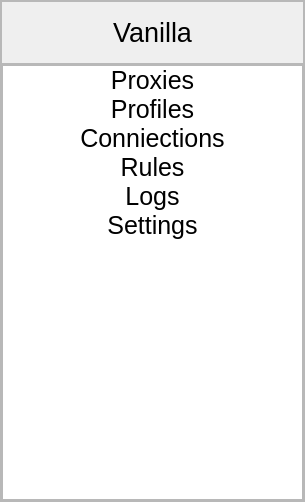
<?xml version="1.0" encoding="UTF-8"?>
<ui version="4.0">
 <class>LeftSideBarButton</class>
 <widget class="QWidget" name="LeftSideBarButton">
  <property name="geometry">
   <rect>
    <x>0</x>
    <y>0</y>
    <width>305</width>
    <height>502</height>
   </rect>
  </property>
  <property name="windowTitle">
   <string>Form</string>
  </property>
  <layout class="QHBoxLayout" name="horizontalLayout">
   <property name="spacing">
    <number>0</number>
   </property>
   <property name="leftMargin">
    <number>0</number>
   </property>
   <property name="topMargin">
    <number>0</number>
   </property>
   <property name="rightMargin">
    <number>0</number>
   </property>
   <property name="bottomMargin">
    <number>0</number>
   </property>
   <item>
    <widget class="QFrame" name="frame">
     <property name="frameShape">
      <enum>QFrame::StyledPanel</enum>
     </property>
     <property name="frameShadow">
      <enum>QFrame::Raised</enum>
     </property>
     <layout class="QVBoxLayout" name="verticalLayout" stretch="1,7">
      <property name="spacing">
       <number>0</number>
      </property>
      <property name="leftMargin">
       <number>0</number>
      </property>
      <property name="topMargin">
       <number>0</number>
      </property>
      <property name="rightMargin">
       <number>0</number>
      </property>
      <property name="bottomMargin">
       <number>0</number>
      </property>
      <item>
       <widget class="QFrame" name="frame_2">
        <property name="frameShape">
         <enum>QFrame::StyledPanel</enum>
        </property>
        <property name="frameShadow">
         <enum>QFrame::Raised</enum>
        </property>
        <layout class="QHBoxLayout" name="horizontalLayout_3">
         <property name="spacing">
          <number>0</number>
         </property>
         <property name="leftMargin">
          <number>0</number>
         </property>
         <property name="topMargin">
          <number>0</number>
         </property>
         <property name="rightMargin">
          <number>0</number>
         </property>
         <property name="bottomMargin">
          <number>0</number>
         </property>
         <item>
          <widget class="QLabel" name="label">
           <property name="font">
            <font>
             <pointsize>20</pointsize>
            </font>
           </property>
           <property name="text">
            <string>Vanilla</string>
           </property>
           <property name="alignment">
            <set>Qt::AlignCenter</set>
           </property>
          </widget>
         </item>
        </layout>
       </widget>
      </item>
      <item>
       <widget class="QFrame" name="frame_3">
        <property name="frameShape">
         <enum>QFrame::StyledPanel</enum>
        </property>
        <property name="frameShadow">
         <enum>QFrame::Raised</enum>
        </property>
        <layout class="QHBoxLayout" name="horizontalLayout_2">
         <property name="spacing">
          <number>0</number>
         </property>
         <property name="leftMargin">
          <number>0</number>
         </property>
         <property name="topMargin">
          <number>0</number>
         </property>
         <property name="rightMargin">
          <number>0</number>
         </property>
         <property name="bottomMargin">
          <number>0</number>
         </property>
         <item>
          <widget class="QListWidget" name="listWidget">
           <item>
            <property name="text">
             <string>Proxies</string>
            </property>
            <property name="font">
             <font>
              <pointsize>19</pointsize>
             </font>
            </property>
            <property name="textAlignment">
             <set>AlignCenter</set>
            </property>
           </item>
           <item>
            <property name="text">
             <string>Profiles</string>
            </property>
            <property name="font">
             <font>
              <pointsize>19</pointsize>
             </font>
            </property>
            <property name="textAlignment">
             <set>AlignCenter</set>
            </property>
           </item>
           <item>
            <property name="text">
             <string>Conniections</string>
            </property>
            <property name="font">
             <font>
              <pointsize>19</pointsize>
             </font>
            </property>
            <property name="textAlignment">
             <set>AlignCenter</set>
            </property>
           </item>
           <item>
            <property name="text">
             <string>Rules</string>
            </property>
            <property name="font">
             <font>
              <pointsize>19</pointsize>
             </font>
            </property>
            <property name="textAlignment">
             <set>AlignCenter</set>
            </property>
           </item>
           <item>
            <property name="text">
             <string>Logs</string>
            </property>
            <property name="font">
             <font>
              <pointsize>19</pointsize>
             </font>
            </property>
            <property name="textAlignment">
             <set>AlignCenter</set>
            </property>
           </item>
           <item>
            <property name="text">
             <string>Settings</string>
            </property>
            <property name="font">
             <font>
              <pointsize>19</pointsize>
             </font>
            </property>
            <property name="textAlignment">
             <set>AlignCenter</set>
            </property>
           </item>
          </widget>
         </item>
        </layout>
       </widget>
      </item>
     </layout>
    </widget>
   </item>
  </layout>
 </widget>
 <resources/>
 <connections/>
</ui>
